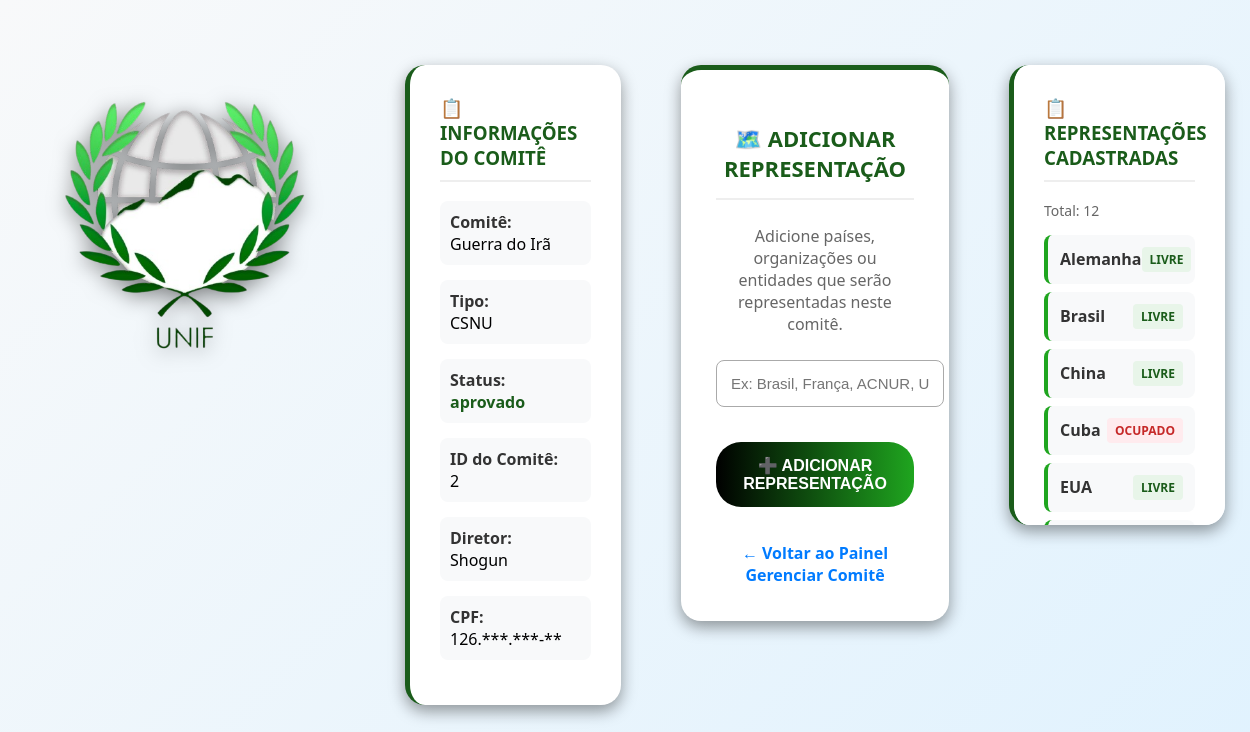
/pages/adicionarRepresentacao.php (signed in), run on the app's committed database.
### tables this page shows
CREATE TABLE `comite` (
  `id_comite` int(11) NOT NULL,
  `id_unif` int(11) DEFAULT NULL,
  `cpf_d1` varchar(14) NOT NULL,
  `cpf_d2` varchar(14) NOT NULL,
  `cpf_d3` varchar(14) NOT NULL,
  `tipo_comite` varchar(100) DEFAULT NULL,
  `nome_comite` varchar(100) DEFAULT NULL,
  `data_comite` date DEFAULT NULL,
  `num_delegados` int(11) DEFAULT NULL,
  `descricao_comite` varchar(1000) DEFAULT NULL,
  `status` enum('pendente','aprovado','reprovado','em_andamento') DEFAULT 'pendente'
);

CREATE TABLE `usuario` (
  `cpf` varchar(14) NOT NULL,
  `nome` varchar(100) DEFAULT NULL,
  `email` varchar(100) DEFAULT NULL,
  `email_instituicao` varchar(100) DEFAULT NULL,
  `restricao_alimentar` varchar(100) DEFAULT NULL,
  `alergia` varchar(100) DEFAULT NULL,
  `telefone` varchar(14) DEFAULT NULL,
  `telefone_instituicao` varchar(20) DEFAULT NULL,
  `senha` varchar(20) DEFAULT NULL,
  `instituicao` varchar(100) DEFAULT NULL,
  `adm` tinyint(1) DEFAULT 0,
  `senha_hash` varchar(255) DEFAULT NULL,
  `professor` enum('aprovado','pendente','reprovado','aluno') DEFAULT 'aluno'
);

CREATE TABLE `representacao` (
  `id_representacao` int(11) NOT NULL,
  `nome_representacao` varchar(100) NOT NULL,
  `id_comite` int(11) NOT NULL,
  `id_unif` int(11) NOT NULL,
  `cpf_delegado` varchar(14) DEFAULT NULL COMMENT 'CPF do delegado atribuído à esta representação.'
);

### pages/adicionarRepresentacao.php (the view, shortened to what this page needs)
<?php
include 'php/conexao.php';
$cpf_usuario_logado = $_SESSION['cpf'];
$comite_aprovado = false;
$id_comite_aprovado = null;
$nome_comite = "";
$is_diretor = false;
$sql_check_diretor = "SELECT COUNT(*) as total FROM diretor WHERE cpf = ?";
if ($stmt_check = $conn->prepare($sql_check_diretor)) {
    $stmt_check->bind_param("s", $cpf_usuario_logado);
    $stmt_check->execute();
    $result_check = $stmt_check->get_result();
    $row_check = $result_check->fetch_assoc();
    $is_diretor = ($row_check['total'] > 0);
}
$sql_auth = "SELECT
                c.id_comite,
                c.id_unif,
                c.nome_comite,
                c.tipo_comite,
                c.status
             FROM comite c
             INNER JOIN diretor d ON c.id_comite = d.id_comite
             WHERE d.cpf = ? AND c.status = 'aprovado'";
if ($stmt = $conn->prepare($sql_auth)) {
    $stmt->bind_param("s", $cpf_usuario_logado);
    $stmt->execute();
    $result = $stmt->get_result();
    if ($result->num_rows == 1) {
        $row = $result->fetch_assoc();
        $id_comite_aprovado = $row['id_comite'];
        $nome_comite = $row['nome_comite'];
        $tipo_comite = $row['tipo_comite'];
        $status_comite = $row['status'];
        $comite_aprovado = true;
    }
}
$representacoes = [];
if ($comite_aprovado) {
    $sql_lista = "SELECT nome_representacao, cpf_delegado
                  FROM representacao
                  WHERE id_comite = ?
                  ORDER BY nome_representacao";
    if ($stmt_lista = $conn->prepare($sql_lista)) {
        $stmt_lista->bind_param("i", $id_comite_aprovado);
        $stmt_lista->execute();
        $result_lista = $stmt_lista->get_result();
        while ($row = $result_lista->fetch_assoc()) {
            $representacoes[] = $row;
        }
    }
    $sql_diretor_info = "SELECT u.nome FROM diretor d
                        JOIN usuario u ON d.cpf = u.cpf
                        WHERE d.cpf = ? AND d.id_comite = ?
                        LIMIT 1";
    $nome_diretor = "";
    if ($stmt_diretor = $conn->prepare($sql_diretor_info)) {
        $stmt_diretor->bind_param("si", $cpf_usuario_logado, $id_comite_aprovado);
        $stmt_diretor->execute();
        $result_diretor = $stmt_diretor->get_result();
        if ($result_diretor->num_rows > 0) {
            $row_diretor = $result_diretor->fetch_assoc();
            $nome_diretor = $row_diretor['nome'];
        }
    }
}
?>
<!DOCTYPE html>
<html lang="pt-br">
<head>
</head>
<body>
<div class="container">
    <div class="logo-box">
        <img src="images/unif.png" alt="Logo UNIF" class="logo">
    </div>
    <div class="info-box">
        <h3>📋 Informações do Comitê</h3>
        <?php if (!$is_diretor): ?>
            <div class="mensagem erro">
                ❌ Acesso negado. Você não está registrado como diretor.
            </div>
        <?php else: ?>
            <div class="info-item">
                <strong>Comitê:</strong><br>
                <?php echo htmlspecialchars($nome_comite); ?>
            </div>
            <div class="info-item">
                <strong>Tipo:</strong><br>
                <?php echo htmlspecialchars($tipo_comite ?? 'CSNU'); ?>
            </div>
            <div class="info-item">
                <strong>Status:</strong><br>
                <span style="color: #1a5c1a; font-weight: bold;"><?php echo htmlspecialchars($status_comite); ?></span>
            </div>
            <div class="info-item">
                <strong>ID do Comitê:</strong><br>
                <?php echo $id_comite_aprovado; ?>
            </div>
            <?php if (!empty($nome_diretor)): ?>
            <div class="info-item">
                <strong>Diretor:</strong><br>
                <?php echo htmlspecialchars($nome_diretor); ?>
            </div>
            <?php endif; ?>
            <div class="info-item">
                <strong>CPF:</strong><br>
                <?php echo substr($cpf_usuario_logado, 0, 3) . '.***.***-**'; ?>
            </div>
        <?php endif; ?>
    </div>
    <div class="form-box">
        <h2>🗺️ Adicionar Representação</h2>
        <?php if ($comite_aprovado): ?>
            <p style="color: #666; margin-bottom: 25px;">
                Adicione países, organizações ou entidades que serão representadas neste comitê.
            </p>
            <form action="<?php echo htmlspecialchars($_SERVER["PHP_SELF"]); ?>" method="post">
                <input type="text" id="nome_representacao" name="nome_representacao"
                       placeholder="Ex: Brasil, França, ACNUR, União Europeia"
                       required
                       value="<?php echo isset($_POST['nome_representacao']) ? htmlspecialchars($_POST['nome_representacao']) : ''; ?>">
                <button type="submit">➕ Adicionar Representação</button>
            </form>
            <div class="links">
                <a href="painel_diretor.php">← Voltar ao Painel</a>
                <a href="gerenciar_comite.php">Gerenciar Comitê</a>
            </div>
        <?php endif; ?>
    </div>
    <?php if ($comite_aprovado): ?>
    <div class="lista-box">
        <h3>📋 Representações Cadastradas</h3>
        <p style="color: #666; font-size: 14px; margin-bottom: 15px;">
            Total: <?php echo count($representacoes); ?>
        </p>
        <?php if (empty($representacoes)): ?>
            <div style="text-align: center; padding: 20px; color: #666;">
                Nenhuma representação cadastrada ainda.
                <br>
                <small>Adicione a primeira usando o formulário ao lado.</small>
            </div>
        <?php else: ?>
            <?php foreach ($representacoes as $rep): ?>
                <div class="representacao-item">
                    <span><?php echo htmlspecialchars($rep['nome_representacao']); ?></span>
                    <div class="status <?php echo empty($rep['cpf_delegado']) ? 'livre' : 'ocupado'; ?>">
                        <?php echo empty($rep['cpf_delegado']) ? 'LIVRE' : 'OCUPADO'; ?>
                    </div>
                </div>
            <?php endforeach; ?>
        <?php endif; ?>
    </div>
    <?php endif; ?>
</div>
</body>
</html>

### pages/adicionarRepresentacao.php (style rules this page uses)
body { margin: 0; font-family: "Segoe UI", Arial, sans-serif; display: flex; justify-content: center; align-items: center; min-height: 100vh; background: linear-gradient(135deg, #f8f9fa 0%, #e0f2fe 100%); }
.container { display: flex; align-items: flex-start; justify-content: center; gap: 60px; padding: 40px; max-width: 1200px; width: 100%; animation: fadeIn 0.8s ease-in-out; }
.logo-box { text-align: center; }
.logo-box img { width: 320px; filter: drop-shadow(0px 4px 10px rgba(0, 0, 0, 0.5)); transition: transform 0.3s ease; }
.info-box { background: #fff; padding: 30px; border-radius: 20px; box-shadow: 0px 6px 16px rgba(0, 0, 0, 0.4); width: 320px; margin-bottom: 30px; border-left: 5px solid #1a5c1a; }
.info-box h3 { color: #1a5c1a; margin-top: 0; border-bottom: 2px solid #eee; padding-bottom: 10px; text-transform: uppercase; }
.info-item { margin: 15px 0; padding: 10px; background: #f8f9fa; border-radius: 8px; }
.info-item strong { color: #333; }
.form-box { background: #fff; padding: 35px; border-radius: 20px; box-shadow: 0px 6px 16px rgba(0, 0, 0, 0.4); text-align: center; width: 420px; transition: transform 0.3s ease; border-top: 5px solid #1a5c1a; }
.form-box h2 { margin-bottom: 25px; font-size: 22px; text-transform: uppercase; color: #1a5c1a; font-weight: bold; border-bottom: 2px solid #eee; padding-bottom: 15px; }
form input { width: 100%; margin-bottom: 15px; padding: 14px; border: 1px solid #aaa; border-radius: 8px; font-size: 15px; outline: none; transition: border 0.3s, box-shadow 0.3s; }
form button { background: linear-gradient(90deg, #000, #1fa51f); color: white; border: none; padding: 14px; border-radius: 25px; font-size: 16px; cursor: pointer; width: 100%; margin: 20px 0 15px 0; text-transform: uppercase; font-weight: bold; transition: background 0.3s, transform 0.2s; }
.lista-box { background: #fff; padding: 30px; border-radius: 20px; box-shadow: 0px 6px 16px rgba(0, 0, 0, 0.4); width: 320px; max-height: 400px; overflow-y: auto; border-left: 5px solid #1a5c1a; }
.lista-box h3 { color: #1a5c1a; margin-top: 0; border-bottom: 2px solid #eee; padding-bottom: 10px; text-transform: uppercase; }
.representacao-item { padding: 12px; margin: 8px 0; background: #f8f9fa; border-radius: 8px; border-left: 4px solid #1fa51f; display: flex; justify-content: space-between; align-items: center; }
.representacao-item span { font-weight: 600; color: #333; }
.status { font-size: 12px; padding: 4px 8px; border-radius: 4px; font-weight: bold; }
.status.livre { background: #e8f5e9; color: #1a5c1a; }
.status.ocupado { background: #ffebee; color: #c62828; }
.links { margin-top: 20px; text-align: center; }
.links a { color: #007bff; text-decoration: none; font-weight: bold; margin: 0 10px; }

### data on the page
comite: nome_comite "Guerra do Irã", tipo_comite "CSNU", status "aprovado", id_comite "2"
usuario: nome "Shogun"
representacao: nome_representacao "Alemanha", shows "LIVRE"
representacao: nome_representacao "Brasil", shows "LIVRE"
representacao: nome_representacao "China", shows "LIVRE"
representacao: nome_representacao "Cuba", shows "OCUPADO"
representacao: nome_representacao "EUA", shows "LIVRE"

### other printed values
substr($cpf_usuario_logado, 0, 3) "126"
count($representacoes) "12"
